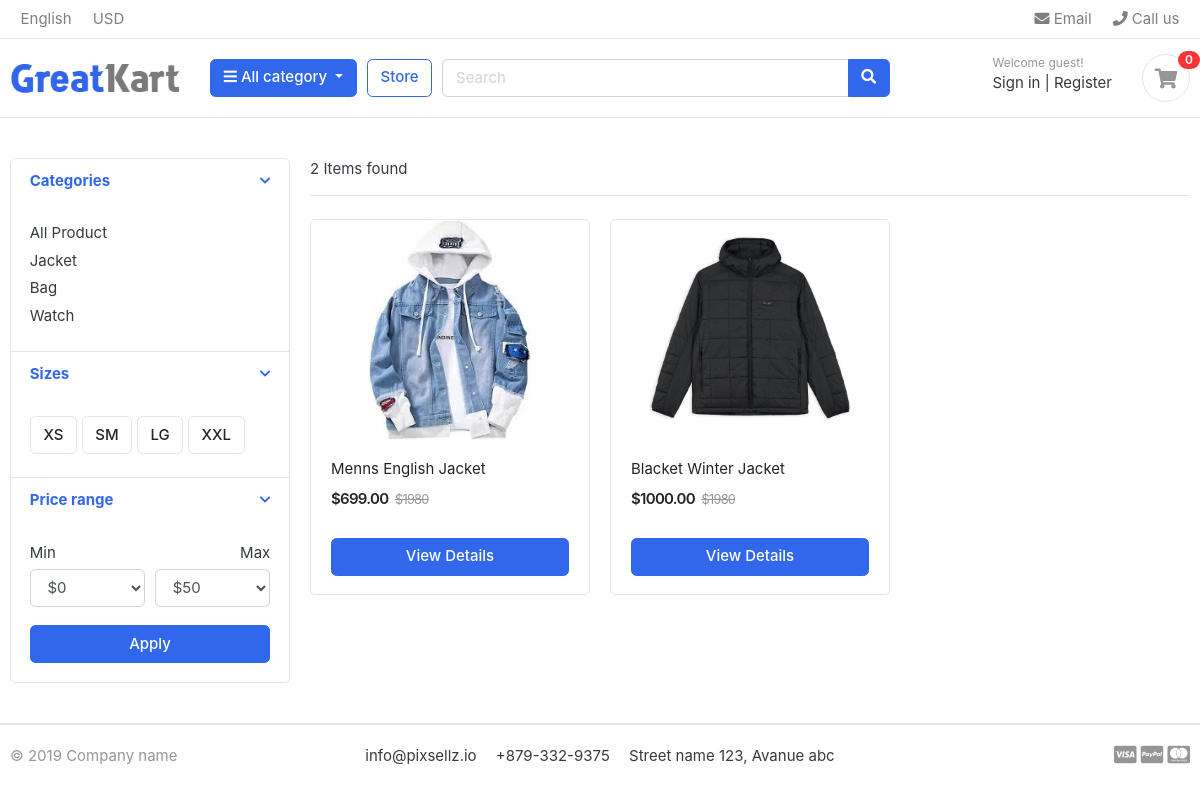
Page /store/category/jacket/ on the committed database.
### product/models.py (models this page shows, shortened)
class Category(models.Model):
    name = models.CharField(max_length=100)
    slug = models.SlugField(max_length=200, unique=True)
    description = models.TextField(blank=True)
    image = models.ImageField(blank=True, upload_to='images/category/')
    created = models.DateTimeField(auto_now_add=True)
    updated = models.DateTimeField(auto_now=True)
    def get_url(self):
        return reverse('product_by_category', args=[self.slug])
    class Meta:
        verbose_name_plural = 'Categories'

class Product(models.Model):
    name = models.CharField(max_length=200)
    slug = models.SlugField(max_length=200, unique=True)
    description = models.TextField(blank=True)
    price = models.DecimalField(max_digits=10, decimal_places=2)
    image = models.ImageField(blank=True, upload_to='images/product/')
    category = models.ForeignKey(Category, on_delete=models.CASCADE)
    stock = models.IntegerField(default=0)
    available = models.BooleanField(default=True)
    created = models.DateTimeField(auto_now_add=True)
    updated = models.DateTimeField(auto_now=True)
    def get_url(self):
        return reverse('product_details', args=(self.category.slug, self.slug))

### product/views.py (the view)
# urls.py: path('store/', include('product.urls')),
def store(request, category_slug=None):
    if category_slug != None:
        products = Product.objects.filter(category__slug=category_slug).filter(
            available=True
        )
        paginator = Paginator(products, 2)
        page = request.GET.get("page")
        products_ = paginator.get_page(page)
        product_count = products.count()
    else:
        products = Product.objects.all().filter(available=True)
        paginator = Paginator(products, 3)
        page = request.GET.get("page")
        products_ = paginator.get_page(page)
        product_count = products.count()
    context = {
        "products": products_,
        "product_count": product_count,
    }
    return render(request, "product/store.html", context)

### cart/context_processors.py (called while the page is built)
def cart_count(request):
    cart_id = _cart_id(request)
    cart_count = 0
    if cart_id:
        cart = Cart.objects.get(cart_id=cart_id)
        cart_items = CartItem.objects.all().filter(cart=cart)
        cart_count = cart_items.count()
        return {'cart_count': cart_count}
    else:
        return {'cart_count': 0}

### cart/views.py (called while the page is built)
def _cart_id(request):
    cart = request.session.session_key
    print(cart)
    if not cart:
        cart = request.session.create()
    return cart

### product/context_processors.py (called while the page is built)
def category_list(request):
    categories = Category.objects.all()
    return {
        'categories': categories,
    }

### product/templates/product/store.html (shortened to what this page needs)
{% extends 'base.html' %}
{% load static %}
{% block body %}
{% include 'components/header.html' %}
<section class="section-content padding-y">
    <div class="container">
        <div class="row">
            <aside class="col-md-3">
                <div class="card">
                    <article class="filter-group">
                        <header class="card-header">
                            <a href="#" data-toggle="collapse" data-target="#collapse_1" aria-expanded="true" class="">
                                <i class="icon-control fa fa-chevron-down"></i>
                                <h6 class="title">Categories</h6>
                            </a>
                        </header>
                        <div class="filter-content collapse show" id="collapse_1" style="">
                            <div class="card-body">
                                <ul class="list-menu">
                                    <li><a href="{% url 'store' %}">All Product </a></li>
                                    {% for category in categories %}
                                    <li><a href="{{category.get_url}}">{{category.name}} </a></li>
                                    {% endfor %}
                                </ul>
                            </div>
                        </div>
                    </article>
                    <article class="filter-group">
                        <header class="card-header">
                            <a href="#" data-toggle="collapse" data-target="#collapse_4" aria-expanded="true" class="">
                                <i class="icon-control fa fa-chevron-down"></i>
                                <h6 class="title">Sizes </h6>
                            </a>
                        </header>
                        <div class="filter-content collapse show" id="collapse_4" style="">
                            <div class="card-body">
                                <label class="checkbox-btn">
                                    <span class="btn btn-light"> XS </span>
                                </label>
                                <label class="checkbox-btn">
                                    <span class="btn btn-light"> SM </span>
                                </label>
                                <label class="checkbox-btn">
                                    <span class="btn btn-light"> LG </span>
                                </label>
                                <label class="checkbox-btn">
                                    <span class="btn btn-light"> XXL </span>
                                </label>
                            </div>
                        </div>
                    </article>
                    <article class="filter-group">
                        <header class="card-header">
                            <a href="#" data-toggle="collapse" data-target="#collapse_3" aria-expanded="true" class="">
                                <i class="icon-control fa fa-chevron-down"></i>
                                <h6 class="title">Price range </h6>
                            </a>
                        </header>
                        <div class="filter-content collapse show" id="collapse_3" style="">
                            <div class="card-body">
                                <div class="form-row">
                                    <div class="form-group col-md-6">
                                        <label>Min</label>
                                        <select class="mr-2 form-control">
                                            <option value="0">$0</option>
                                        </select>
                                    </div>
                                    <div class="form-group text-right col-md-6">
                                        <label>Max</label>
                                        <select class="mr-2 form-control">
                                            <option value="50">$50</option>
                                        </select>
                                    </div>
                                </div>
                                <button class="btn btn-block btn-primary">Apply</button>
                            </div>
                        </div>
                    </article>
                </div>
            </aside>
            <main class="col-md-9">
                <header class="border-bottom mb-4 pb-3">
                    <div class="form-inline">
                        <span class="mr-md-auto">{{product_count}} Items found </span>
                    </div>
                </header>
                <div class="row">
                    {% for product in products %}
                    <div class="col-md-4">
                        <figure class="card card-product-grid">
                            <div class="img-wrap">
                                <img
                                    src="{% if product.image %}{{ product.image.url }} {% else %} {% static './no-image.png' %} {% endif %}">
                            </div>
                            <figcaption class="info-wrap">
                                <div class="fix-height">
                                    <a href="{{product.get_url}}" class="title">{{product.name}}</a>
                                    <div class="price-wrap mt-2">
                                        <span class="price">${{product.price}}</span>
                                        <del class="price-old">$1980</del>
                                    </div>
                                </div>
                                <a href="{{ product.get_url }}" class="btn btn-block btn-primary">View Details </a>
                            </figcaption>
                        </figure>
                    </div>
                    {% endfor %}
                </div>
            </main>
        </div>
    </div>
</section>
{% include 'components/footer.html' %}
{% endblock %}

### static/css/ui.css (style rules this page uses)
html { font-family: "Inter", sans-serif; font-size: 15px; }
.img-wrap { text-align: center; display: block; }
.img-wrap img { max-width: 100%; }
.price-wrap { letter-spacing: -0.7px; }
.padding-y { padding-top: 40px; padding-bottom: 40px; }
figure { margin-bottom: 0; }
article:after, .form-group:after { display: block; clear: both; content: ""; }
.btn-light { background-color: #fff; border-color: #e4e4e4; }
[class*=list-] li:after { visibility: hidden; display: block; content: ""; overflow: hidden; height: 0; clear: both; }
.list-menu { list-style: none; margin: 0; padding-left: 0; }
.list-menu li { margin-bottom: 5px; }
.list-menu a { color: #343a40; }
[class*=card-product] a.title { color: #212529; display: block; }
[class*=card-product] .img-wrap { overflow: hidden; position: relative; }
[class*=card-product] .img-wrap img { height: 100%; max-width: 100%; width: auto; display: inline-block; -o-object-fit: cover; object-fit: cover; }
.card-product-grid { margin-bottom: 20px; }
.card-product-grid .img-wrap { border-radius: 0.2rem 0.2rem 0 0; height: 220px; }
.card-product-grid .info-wrap { overflow: hidden; padding: 18px 20px; }
.card-product-grid .fix-height { height: 80px; overflow: hidden; }
.card .img-wrap { overflow: hidden; }
.price { font-weight: 600; color: #212529; }
.price-old { color: #969696; margin-left: 3px; font-size: 85%; }
.icon-control { margin-top: 5px; float: right; font-size: 80%; }
.card-header .title { margin-bottom: 0; line-height: 1.5; }
.filter-group { border-bottom: 1px solid #e4e4e4; }
.filter-group .card-header { border-bottom: 0; }
.filter-group:last-child { border-bottom: 0; }
.checkbox-btn { position: relative; }

### rows in the picture
Category: name "Jacket"
Category: name "Bag"
Category: name "Watch"
Product: image (picture), name "Menns English Jacket", price "699.00"
Product: image (picture), name "Blacket Winter Jacket", price "1000.00"

### other values in the picture
{{ cart_count }} "0"
{{ product_count }} "2"
